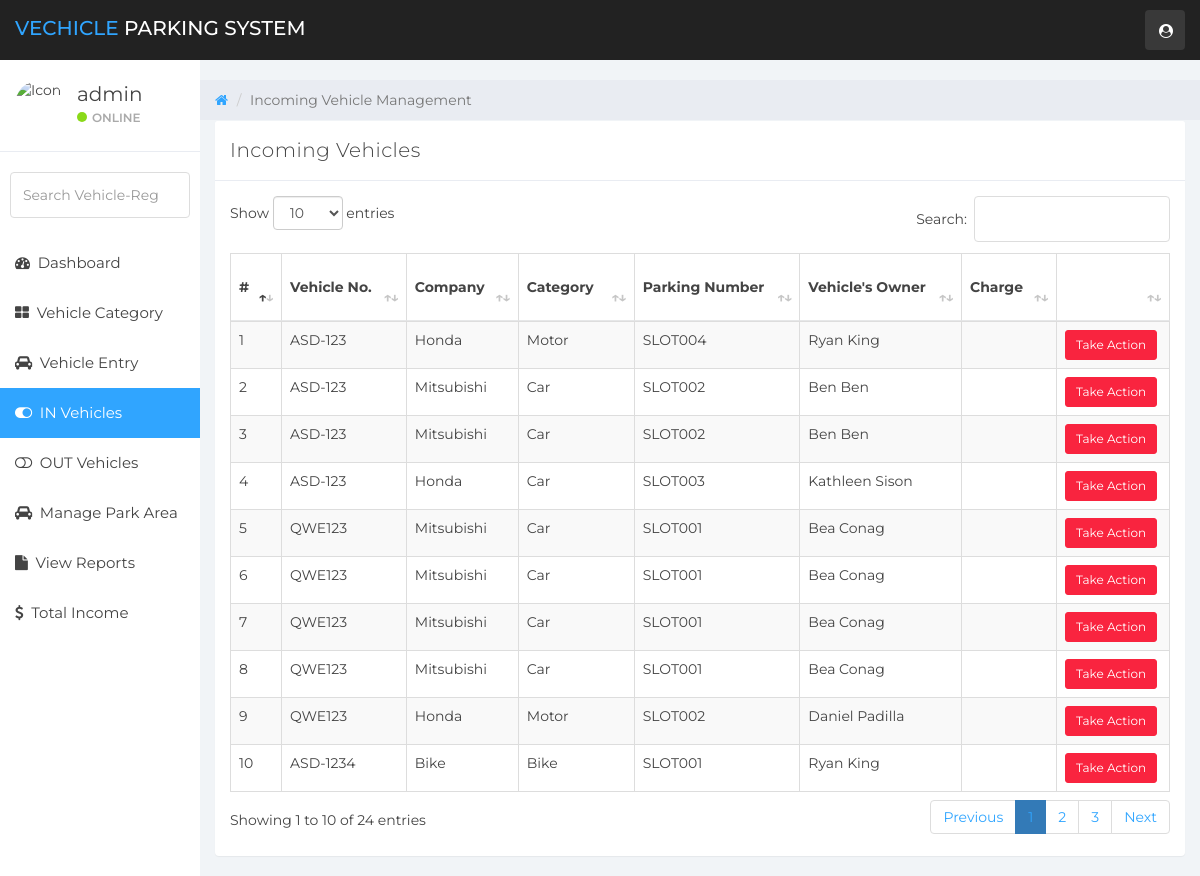
The page /in-vehicles.php (signed in) on the database its author committed.
### tables this page shows
CREATE TABLE `vehicle_info` (
  `ID` int(10) NOT NULL,
  `slotid` varchar(120) DEFAULT NULL,
  `VehicleCategory` varchar(120) NOT NULL,
  `VehicleCompanyname` varchar(120) DEFAULT NULL,
  `RegistrationNumber` varchar(120) DEFAULT NULL,
  `OwnerName` varchar(120) DEFAULT NULL,
  `OwnerContactNumber` bigint(10) DEFAULT NULL,
  `InTime` timestamp NULL DEFAULT current_timestamp(),
  `OutTime` timestamp NULL DEFAULT NULL ON UPDATE current_timestamp(),
  `ParkingCharge` varchar(120) NOT NULL,
  `chargeStatus` varchar(50) NOT NULL,
  `Remark` mediumtext NOT NULL,
  `Status` varchar(5) NOT NULL
);

### in-vehicles.php (the view, shortened to what this page needs)
<?php
    include('includes/dbconn.php');
    if (strlen($_SESSION['vpmsaid']==0)) {
        header('location:logout.php');
        } else {
?>
<!DOCTYPE html>
<html>
<head>
	<link href="css/bootstrap.min.css" rel="stylesheet">
	<link href="css/font-awesome.min.css" rel="stylesheet">
    <link href="css/datatable.css" rel="stylesheet">
	<link href="css/datepicker3.css" rel="stylesheet">
	<link href="css/styles.css" rel="stylesheet">
</head>
<body>
        <?php include 'includes/navigation.php' ?>
		<?php
		$page="in-vehicle";
		include 'includes/sidebar.php'
		?>
	<div class="col-sm-9 col-sm-offset-3 col-lg-10 col-lg-offset-2 main">
		<div class="row">
			<ol class="breadcrumb">
				<li><a href="dashboard.php">
					<em class="fa fa-home"></em>
				</a></li>
				<li class="active">Incoming Vehicle Management</li>
			</ol>
		</div>
		<div class="row">
			<div class="col-lg-12">
			</div>
		</div>
		<div class="row">
				<div class="col-lg-12">
					<div class="panel panel-default">
						<div class="panel-heading">Incoming Vehicles</div>
						<div class="panel-body">
                        <table id="example" class="table table-striped table-hover table-bordered" style="width:100%">
        <thead>
            <tr>
                <th>#</th>
                <th>Vehicle No.</th>
                <th>Company</th>
                <th>Category</th>
                <th>Parking Number</th>
                <th>Vehicle's Owner</th>
                <th>Charge</th>
                <th></th>
            </tr>
        </thead>
        <tbody>
        <?php
        $ret=mysqli_query($con,"SELECT * FROM vehicle_info WHERE Status='' ORDER BY InTime DESC");
        $cnt=1;
        while ($row=mysqli_fetch_array($ret)) {
        ?>
            <tr>
            <td><?php echo $cnt;?></td>
            <td><?php  echo $row['RegistrationNumber'];?></td>
            <td><?php  echo $row['VehicleCompanyname'];?></td>
            <td><?php  echo $row['VehicleCategory'];?></td>
            <td><?php  echo $row['slotid'];?></td>
            <td><?php  echo $row['OwnerName'];?></td>
            <td><?php  echo $row['ParkingCharge'];?></td>
            <td><a href="update-incomingdetail.php?updateid=<?php echo $row['ID'];?>"><button type="button" class="btn btn-sm btn-danger">Take Action</button></a>
            </td>
            </tr>
                <?php $cnt=$cnt+1;}?>
        </tbody>
    </table>
						</div>
					</div>
				</div>
</div>
	</div>
</body>
</html>
<?php }  ?>

### includes/sidebar.php (shortened to what this page needs)
<?php
	include 'dbconn.php';
	$id = $_SESSION['vpmsaid'];
	$sql = "select * from admin where ID='$id'";
	$result = mysqli_query($con, $sql);
?>
<div id="sidebar-collapse" class="col-sm-3 col-lg-2 sidebar">
		<div class="profile-sidebar">
			<div class="profile-userpic">
				<img src="https://www.w3schools.com/howto/img_avatar.png" width="50" class="img-responsive" alt="Icon">
			</div>
			<div class="profile-usertitle">
				<div class="profile-usertitle-name">
					<?php
					if($result->num_rows == 1) {
						$user = $result->fetch_assoc();
						echo $user['UserName'];
					?>
				</div>
				<div class="profile-usertitle-status"><span class="indicator label-success"></span>Online</div>
			</div>
		</div>
		<form role="search" action="search-results.php" name="search" method="POST" enctype="multipart/form-data">
			<div class="form-group">
				<input type="text" class="form-control" id="searchdata" name="searchdata" placeholder="Search Vehicle-Reg">
			</div>
		</form>
		<ul class="nav menu">
			<?php
				if($user['AdminName'] == "Administrator") {
			?>
			<li class="<?php if($page=="dashboard") {echo "active";}?>"><a href="dashboard.php"><em class="fa fa-dashboard">&nbsp;</em> Dashboard</a></li>
			<li class="<?php if($page=="vehicle-category") {echo "active";}?>"><a href="vehicle-category.php"><em class="fa fa-th-large">&nbsp;</em> Vehicle Category</a></li>
			<li class="<?php if($page=="manage-vehicles") {echo "active";}?>"><a href="manage-vehicles.php"><em class="fa fa-car">&nbsp;</em> Vehicle Entry</a></li>
			<li class="<?php if($page=="in-vehicle") {echo "active";}?>"><a href="in-vehicles.php"><em class="fa fa-toggle-on">&nbsp;</em> IN Vehicles</a></li>
            <li class="<?php if($page=="out-vehicle") {echo "active";}?>"><a href="out-vehicles.php"><em class="fa fa-toggle-off">&nbsp;</em> OUT Vehicles</a></li>
            <li class="<?php if($page=="manage-area") {echo "active";}?>"><a href="manage-area.php"><em class="fa fa-car">&nbsp;</em> Manage Park Area</a></li>
			<li class="<?php if($page=="reports") {echo "active";}?>"><a href="reports.php"><em class="fa fa-file">&nbsp;</em> View Reports</a></li>
			<li class="<?php if($page=="income") {echo "active";}?>"><a href="total-income.php"><em class="fa fa-dollar">&nbsp;</em> Total Income</a></li>
			<?php
				}else if($user['AdminName'] == "Staff") {
			?>
				<li class="<?php if($page=="dashboard") {echo "active";}?>"><a href="dashboard.php"><em class="fa fa-dashboard">&nbsp;</em> Dashboard</a></li>
			<li class="<?php if($page=="vehicle-category") {echo "active";}?>"><a href="vehicle-category.php"><em class="fa fa-th-large">&nbsp;</em> Vehicle Category</a></li>
			<li class="<?php if($page=="manage-vehicles") {echo "active";}?>"><a href="manage-vehicles.php"><em class="fa fa-car">&nbsp;</em> Vehicle Entry</a></li>
			<li class="<?php if($page=="in-vehicle") {echo "active";}?>"><a href="in-vehicles.php"><em class="fa fa-toggle-on">&nbsp;</em> IN Vehicles</a></li>
            <li class="<?php if($page=="out-vehicle") {echo "active";}?>"><a href="out-vehicles.php"><em class="fa fa-toggle-off">&nbsp;</em> OUT Vehicles</a></li>
            <li class="<?php if($page=="manage-area") {echo "active";}?>"><a href="manage-area.php"><em class="fa fa-car">&nbsp;</em> Manage Park Area</a></li>
			<li class="<?php if($page=="reports") {echo "active";}?>"><a href="reports.php"><em class="fa fa-file">&nbsp;</em> View Reports</a></li>
			<?php
				}
			?>
		</ul>
	</div>/.sidebar
	<?php
		}
	?>

### css/datatable.css (style rules this page uses)
table.dataTable { clear: both; margin-top: 6px !important; margin-bottom: 6px !important; max-width: none !important; border-collapse: separate !important; border-spacing: 0; }
table.dataTable td, table.dataTable th { -webkit-box-sizing: content-box; box-sizing: content-box; }
table.dataTable > thead > tr > th:not(.sorting_disabled), table.dataTable > thead > tr > td:not(.sorting_disabled) { padding-right: 30px; }
table.dataTable > thead .sorting, table.dataTable > thead .sorting_asc, table.dataTable > thead .sorting_desc, table.dataTable > thead .sorting_asc_disabled, table.dataTable > thead .sorting_desc_disabled { cursor: pointer; position: relative; }
table.dataTable > thead .sorting:before, table.dataTable > thead .sorting:after, table.dataTable > thead .sorting_asc:before, table.dataTable > thead .sorting_asc:after, table.dataTable > thead .sorting_desc:before, table.dataTable > thead .sorting_desc:after, table.dataTable > thead .sorting_asc_disabled:before, table.dataTable > thead .sorting_asc_disabled:after, table.dataTable > thead .sorting_desc_disabled:before, table.dataTable > thead .sorting_desc_disabled:after { position: absolute; bottom: 0.9em; display: block; opacity: 0.3; }
table.dataTable > thead .sorting:before, table.dataTable > thead .sorting_asc:before, table.dataTable > thead .sorting_desc:before, table.dataTable > thead .sorting_asc_disabled:before, table.dataTable > thead .sorting_desc_disabled:before { right: 1em; content: "↑"; }
table.dataTable > thead .sorting:after, table.dataTable > thead .sorting_asc:after, table.dataTable > thead .sorting_desc:after, table.dataTable > thead .sorting_asc_disabled:after, table.dataTable > thead .sorting_desc_disabled:after { right: 0.5em; content: "↓"; }
table.dataTable > thead .sorting_asc:before, table.dataTable > thead .sorting_desc:after { opacity: 1; }
table.table-bordered.dataTable { border-right-width: 0; }
table.table-bordered.dataTable th, table.table-bordered.dataTable td { border-left-width: 0; }
table.table-bordered.dataTable th:last-child, table.table-bordered.dataTable th:last-child, table.table-bordered.dataTable td:last-child, table.table-bordered.dataTable td:last-child { border-right-width: 1px; }
table.table-bordered.dataTable tbody th, table.table-bordered.dataTable tbody td { border-bottom-width: 0; }

### rows shown on the page
vehicle_info: RegistrationNumber "ASD-123", VehicleCompanyname "Honda", VehicleCategory "Motor", slotid "SLOT004", OwnerName "Ryan King"
vehicle_info: RegistrationNumber "ASD-123", VehicleCompanyname "Mitsubishi", VehicleCategory "Car", slotid "SLOT002", OwnerName "Ben Ben"
vehicle_info: RegistrationNumber "ASD-123", VehicleCompanyname "Mitsubishi", VehicleCategory "Car", slotid "SLOT002", OwnerName "Ben Ben"
vehicle_info: RegistrationNumber "ASD-123", VehicleCompanyname "Honda", VehicleCategory "Car", slotid "SLOT003", OwnerName "Kathleen Sison"
vehicle_info: RegistrationNumber "QWE123", VehicleCompanyname "Mitsubishi", VehicleCategory "Car", slotid "SLOT001", OwnerName "Bea Conag"
vehicle_info: RegistrationNumber "QWE123", VehicleCompanyname "Mitsubishi", VehicleCategory "Car", slotid "SLOT001", OwnerName "Bea Conag"
vehicle_info: RegistrationNumber "QWE123", VehicleCompanyname "Mitsubishi", VehicleCategory "Car", slotid "SLOT001", OwnerName "Bea Conag"
vehicle_info: RegistrationNumber "QWE123", VehicleCompanyname "Mitsubishi", VehicleCategory "Car", slotid "SLOT001", OwnerName "Bea Conag"
vehicle_info: RegistrationNumber "QWE123", VehicleCompanyname "Honda", VehicleCategory "Motor", slotid "SLOT002", OwnerName "Daniel Padilla"
vehicle_info: RegistrationNumber "ASD-1234", VehicleCompanyname "Bike", VehicleCategory "Bike", slotid "SLOT001", OwnerName "Ryan King"

### other values the page prints
$user['UserName'] "admin"
